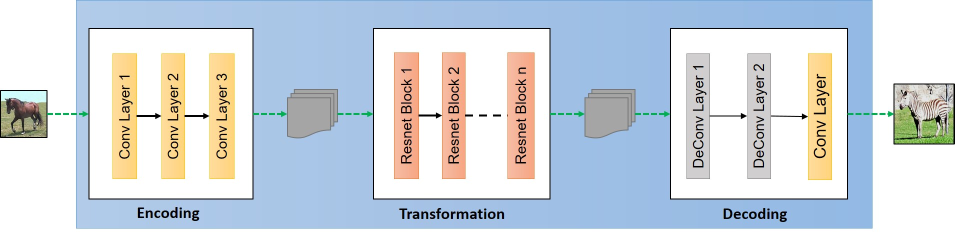
#> input picture tensorflow/CycleGAN/images/Generator.jpg, 1909 x 468 px (shown at 1/2 size); its folder holds only this picture in this run
$ python hog_features_extraction.py   (older library calls are emulated)
#> lines starting #> are read from the running program, lines starting #| are printed output that depends on the picture
import numpy as np
from skimage.feature import hog
import glob
import pdb
import cv2

img_list = glob.glob('/Users/titas/Desktop/labelled_videos/images/*.jpg')
txt_list = glob.glob('/Users/titas/Desktop/labelled_videos/labels_3class/*.txt')

N_data = len(img_list)

x_feat = []
y_feat = []

for ctr in range(N_data):
	#print(ctr+1)
	image = cv2.imread(img_list[ctr],0)
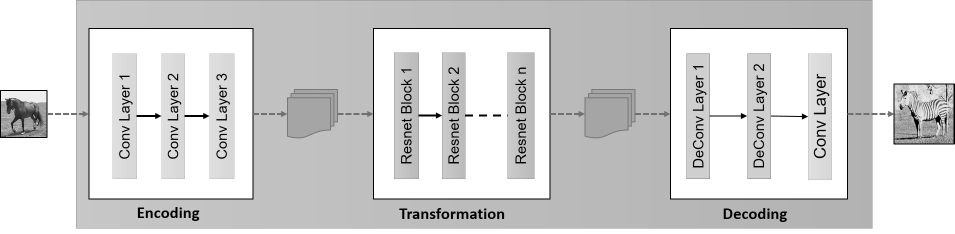
#> image: shape (468, 1909) (shown at 1/2 size); min 0, max 255, mean 211.6
	Nrows,Ncols = image.shape[0],image.shape[1]
#> Nrows = 468; Ncols = 1909

#> (the run stopped early here; a loop or call above may not have finished)

$ run again, on tensorflow/CycleGAN/images/discriminator.jpg
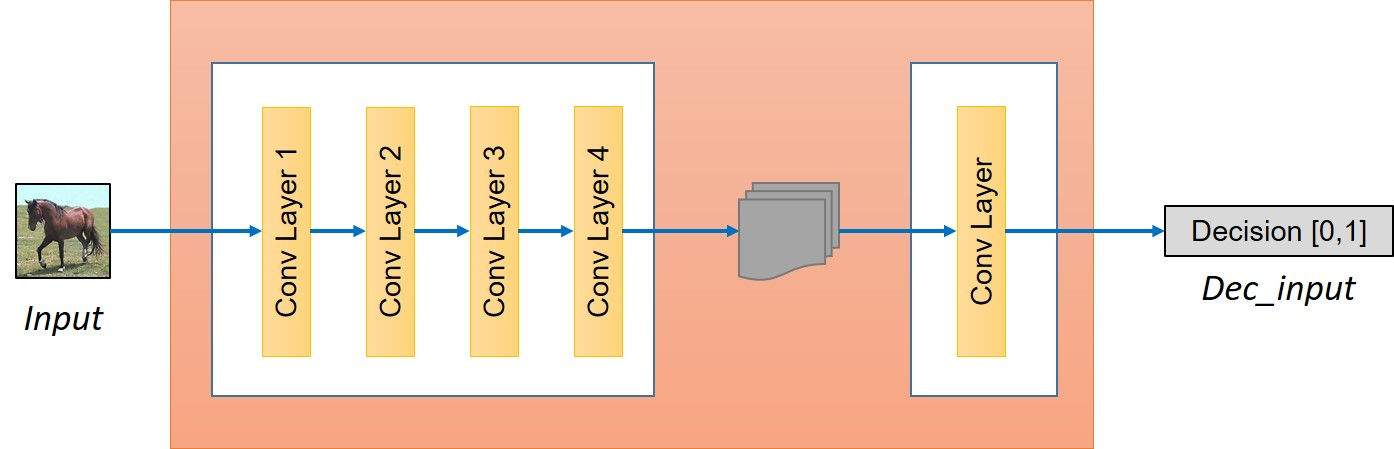
#> input picture tensorflow/CycleGAN/images/discriminator.jpg, 1394 x 449 px
#> `image = cv2.imread(img_list[ctr],0)`:
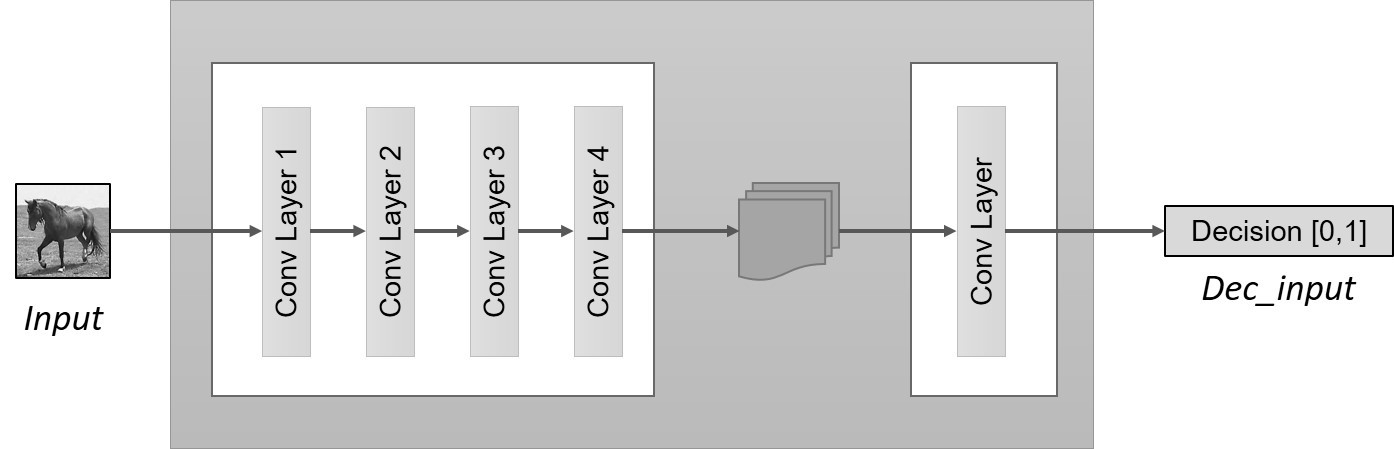
#> image: shape (449, 1394); min 0, max 255, mean 222.4

$ run again, on tensorflow/CycleGAN/images/distortion.jpg
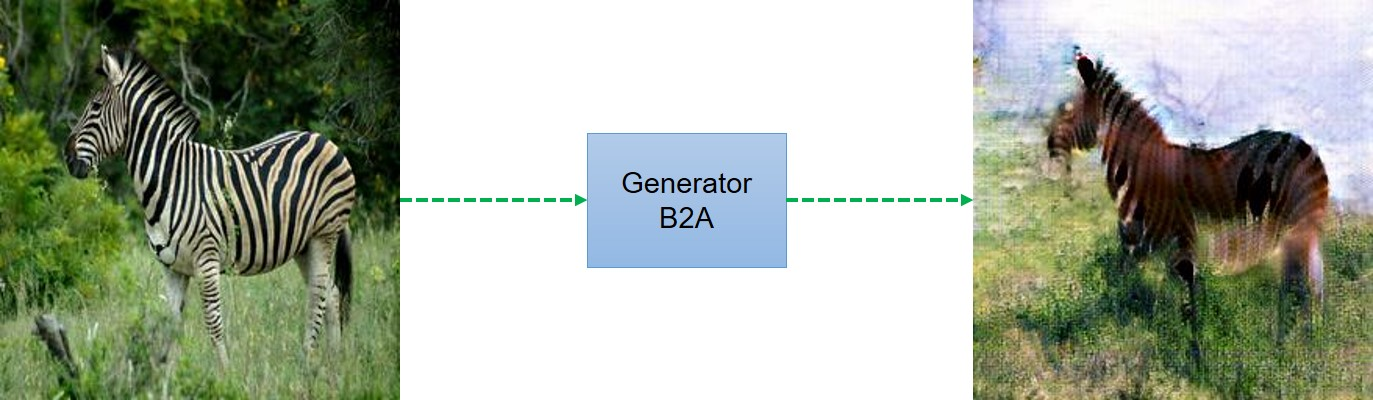
#> input picture tensorflow/CycleGAN/images/distortion.jpg, 1373 x 400 px
#> `image = cv2.imread(img_list[ctr],0)`:
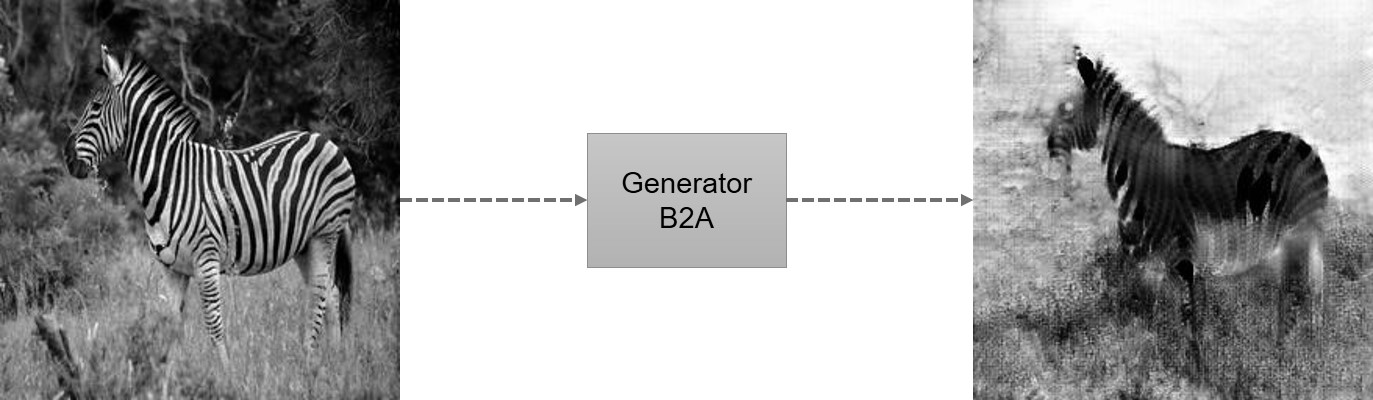
#> image: shape (400, 1373); min 0, max 255, mean 169.6

$ run again, on tensorflow/CycleGAN/images/model.jpg
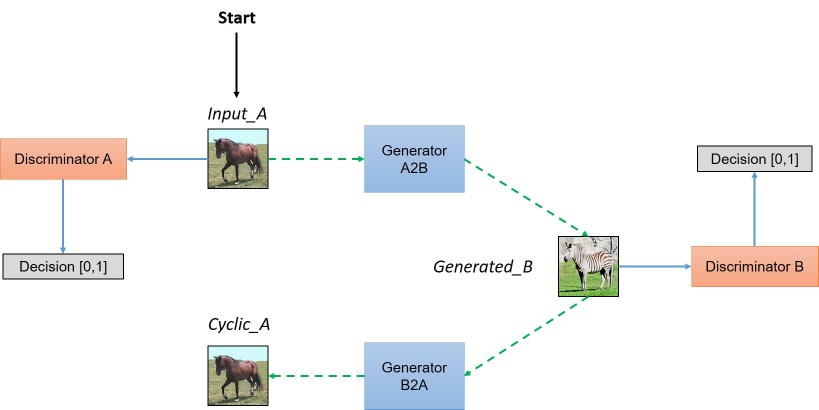
#> input picture tensorflow/CycleGAN/images/model.jpg, 1637 x 819 px (shown at 1/2 size)
#> `image = cv2.imread(img_list[ctr],0)`:
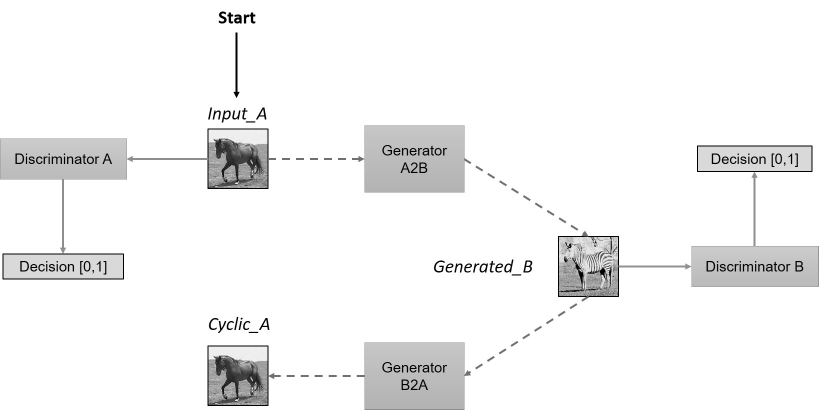
#> image: shape (819, 1637) (shown at 1/2 size); min 0, max 255, mean 243.3
